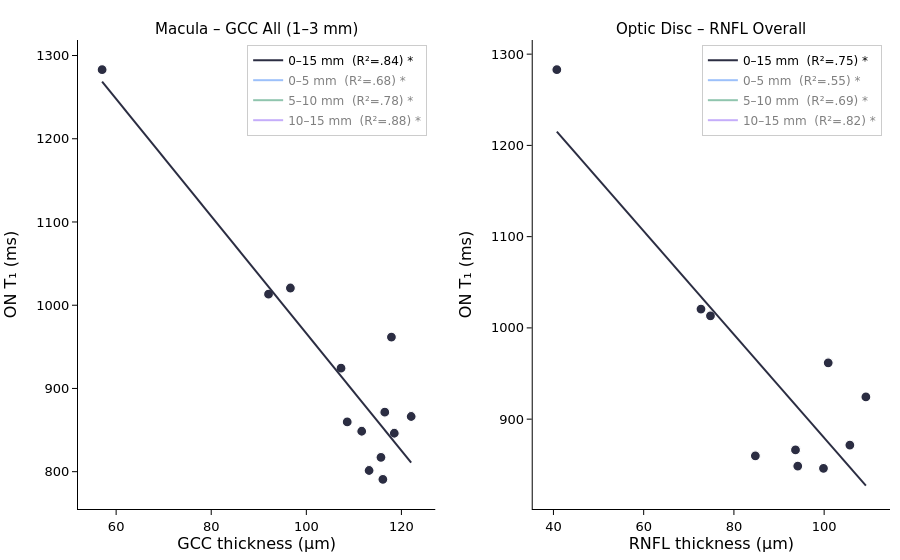

The cell this chart's notebook holds for it:
### Code cell
#| label: fig2cell
import sys, os
sys.path.insert(0, os.path.join(os.getcwd(), "content")
                if os.path.isdir(os.path.join(os.getcwd(), "content")) else os.getcwd())
from opticnerve_core import resolve_view, build_fig2, DEFAULTS

fig = build_fig2(resolve_view(**DEFAULTS))
fig.show()


from IPython.display import HTML, display
display(HTML('''
<div id="opticnerve-fig2"></div>
<script>
(function () {
  function boot() {
    var host = document.getElementById("opticnerve-fig2");
    var gd = host && host.previousElementSibling &&
             host.previousElementSibling.querySelector(".plotly-graph-div");
    if (!gd || !window.OpticNerve) { return setTimeout(boot, 150); }
    gd.id = gd.id || "opticnerve-fig2-gd";
    window.OpticNerve.mount({figId: "fig2", divId: gd.id});
  }
  if (!window.OpticNerve) {
    var s = document.createElement("script");
    s.src = (window.OPTICNERVE_STATIC || "/static") + "/state_sync.js";
    s.onload = boot; document.head.appendChild(s);
  } else { boot(); }
})();
</script>'''))

### Figure 1 — Plotly figure (JSON) as saved in the notebook; plotly's stock layout.template omitted (floating-point values rounded to 4 significant figures)
{"data": [{"customdata": ["sub-0204", "sub-0339", "sub-0457", "sub-0480", "sub-0610", "sub-0713", "sub-0717", "sub-0733", "sub-0760", "sub-0780", "sub-0803", "sub-0805", "sub-0807"], "hoverlabel": {"bgcolor": "#222", "font": {"color": "#fff"}}, "hovertemplate": "<b>%{customdata}</b> · 0–15 mm<br>GCC All (1–3 mm) = %{x:.2f}<br>T₁ = %{y:.0f} ms<extra></extra>", "legend": "legend", "legendgroup": "1-T1_mean_015", "marker": {"color": "#2B2D42", "line": {"color": "white", "width": 1.2}, "size": 10}, "mode": "markers", "showlegend": false, "type": "scatter", "visible": true, "x": [113.2, 107.3, 115.7, 57.05, 117.9, 108.6, 122.1, 96.65, 111.7, 116.5, 92.05, 116.1, 118.5], "xaxis": "x", "y": [801.4, 924.3, 817.3, 1283.0, 961.8, 859.8, 866.3, 1021.0, 848.6, 871.5, 1013.0, 790.8, 846.2], "yaxis": "y"}, {"hoverinfo": "skip", "legend": "legend", "legendgroup": "1-T1_mean_015", "line": {"color": "#2B2D42", "width": 2}, "mode": "lines", "name": "0–15 mm  (R²=.84) *", "type": "scatter", "visible": true, "x": [57.05, 122.1], "xaxis": "x", "y": [1269.0, 811.0], "yaxis": "y"}, {"customdata": ["sub-0204", "sub-0339", "sub-0457", "sub-0480", "sub-0610", "sub-0713", "sub-0717", "sub-0733", "sub-0760", "sub-0780", "sub-0803", "sub-0805", "sub-0807"], "hoverlabel": {"bgcolor": "#222", "font": {"color": "#fff"}}, "hovertemplate": "<b>%{customdata}</b> · 0–5 mm<br>GCC All (1–3 mm) = %{x:.2f}<br>T₁ = %{y:.0f} ms<extra></extra>", "legend": "legend", "legendgroup": "1-T1_mean_05", "marker": {"color": "#3B82F6", "line": {"color": "white", "width": 1.2}, "size": 10}, "mode": "markers", "showlegend": false, "type": "scatter", "visible": "legendonly", "x": [113.2, 107.3, 115.7, 57.05, 117.9, 108.6, 122.1, 96.65, 111.7, 116.5, 92.05, 116.1, 118.5], "xaxis": "x", "y": [856.2, 1025.0, 863.9, 1420.0, 1150.0, 934.7, 957.6, 1009.0, 988.2, 950.1, 1147.0, 895.1, 987.3], "yaxis": "y"}, {"hoverinfo": "skip", "legend": "legend", "legendgroup": "1-T1_mean_05", "line": {"color": "#3B82F6", "width": 2}, "mode": "lines", "name": "0–5 mm  (R²=.68) *", "type": "scatter", "visible": "legendonly", "x": [57.05, 122.1], "xaxis": "x", "y": [1376.0, 906.7], "yaxis": "y"}, {"customdata": ["sub-0204", "sub-0339", "sub-0457", "sub-0480", "sub-0610", "sub-0713", "sub-0717", "sub-0733", "sub-0760", "sub-0780", "sub-0803", "sub-0805", "sub-0807"], "hoverlabel": {"bgcolor": "#222", "font": {"color": "#fff"}}, "hovertemplate": "<b>%{customdata}</b> · 5–10 mm<br>GCC All (1–3 mm) = %{x:.2f}<br>T₁ = %{y:.0f} ms<extra></extra>", "legend": "legend", "legendgroup": "1-T1_mean_510", "marker": {"color": "#228B5E", "line": {"color": "white", "width": 1.2}, "size": 10}, "mode": "markers", "showlegend": false, "type": "scatter", "visible": "legendonly", "x": [113.2, 107.3, 115.7, 57.05, 117.9, 108.6, 122.1, 96.65, 111.7, 116.5, 92.05, 116.1, 118.5], "xaxis": "x", "y": [777.7, 900.1, 818.1, 1233.0, 900.6, 824.9, 835.5, 1071.0, 723.3, 812.0, 946.0, 761.5, 774.1], "yaxis": "y"}, {"hoverinfo": "skip", "legend": "legend", "legendgroup": "1-T1_mean_510", "line": {"color": "#228B5E", "width": 2}, "mode": "lines", "name": "5–10 mm  (R²=.78) *", "type": "scatter", "visible": "legendonly", "x": [57.05, 122.1], "xaxis": "x", "y": [1235.0, 768.4], "yaxis": "y"}, {"customdata": ["sub-0204", "sub-0339", "sub-0457", "sub-0480", "sub-0610", "sub-0713", "sub-0717", "sub-0733", "sub-0760", "sub-0780", "sub-0803", "sub-0805", "sub-0807"], "hoverlabel": {"bgcolor": "#222", "font": {"color": "#fff"}}, "hovertemplate": "<b>%{customdata}</b> · 10–15 mm<br>GCC All (1–3 mm) = %{x:.2f}<br>T₁ = %{y:.0f} ms<extra></extra>", "legend": "legend", "legendgroup": "1-T1_mean_1015", "marker": {"color": "#8B5CF6", "line": {"color": "white", "width": 1.2}, "size": 10}, "mode": "markers", "showlegend": false, "type": "scatter", "visible": "legendonly", "x": [113.2, 107.3, 115.7, 57.05, 117.9, 108.6, 122.1, 96.65, 111.7, 116.5, 92.05, 116.1, 118.5], "xaxis": "x", "y": [770.3, 847.9, 769.9, 1196.0, 834.7, 819.6, 805.8, 982.4, 834.1, 852.5, 947.2, 715.9, 777.1], "yaxis": "y"}, {"hoverinfo": "skip", "legend": "legend", "legendgroup": "1-T1_mean_1015", "line": {"color": "#8B5CF6", "width": 2}, "mode": "lines", "name": "10–15 mm  (R²=.88) *", "type": "scatter", "visible": "legendonly", "x": [57.05, 122.1], "xaxis": "x", "y": [1195.0, 757.9], "yaxis": "y"}, {"customdata": ["sub-0339", "sub-0480", "sub-0610", "sub-0713", "sub-0717", "sub-0733", "sub-0760", "sub-0780", "sub-0803", "sub-0807"], "hoverlabel": {"bgcolor": "#222", "font": {"color": "#fff"}}, "hovertemplate": "<b>%{customdata}</b> · 0–15 mm<br>RNFL Overall = %{x:.2f}<br>T₁ = %{y:.0f} ms<extra></extra>", "legend": "legend2", "legendgroup": "2-T1_mean_015", "marker": {"color": "#2B2D42", "line": {"color": "white", "width": 1.2}, "size": 10}, "mode": "markers", "showlegend": false, "type": "scatter", "visible": true, "x": [109.2, 40.75, 100.9, 84.75, 93.65, 72.7, 94.15, 105.7, 74.8, 99.85], "xaxis": "x2", "y": [924.3, 1283.0, 961.8, 859.8, 866.3, 1021.0, 848.6, 871.5, 1013.0, 846.2], "yaxis": "y2"}, {"hoverinfo": "skip", "legend": "legend2", "legendgroup": "2-T1_mean_015", "line": {"color": "#2B2D42", "width": 2}, "mode": "lines", "name": "0–15 mm  (R²=.75) *", "type": "scatter", "visible": true, "x": [40.75, 109.2], "xaxis": "x2", "y": [1215.0, 827.2], "yaxis": "y2"}, {"customdata": ["sub-0339", "sub-0480", "sub-0610", "sub-0713", "sub-0717", "sub-0733", "sub-0760", "sub-0780", "sub-0803", "sub-0807"], "hoverlabel": {"bgcolor": "#222", "font": {"color": "#fff"}}, "hovertemplate": "<b>%{customdata}</b> · 0–5 mm<br>RNFL Overall = %{x:.2f}<br>T₁ = %{y:.0f} ms<extra></extra>", "legend": "legend2", "legendgroup": "2-T1_mean_05", "marker": {"color": "#3B82F6", "line": {"color": "white", "width": 1.2}, "size": 10}, "mode": "markers", "showlegend": false, "type": "scatter", "visible": "legendonly", "x": [109.2, 40.75, 100.9, 84.75, 93.65, 72.7, 94.15, 105.7, 74.8, 99.85], "xaxis": "x2", "y": [1025.0, 1420.0, 1150.0, 934.7, 957.6, 1009.0, 988.2, 950.1, 1147.0, 987.3], "yaxis": "y2"}, {"hoverinfo": "skip", "legend": "legend2", "legendgroup": "2-T1_mean_05", "line": {"color": "#3B82F6", "width": 2}, "mode": "lines", "name": "0–5 mm  (R²=.55) *", "type": "scatter", "visible": "legendonly", "x": [40.75, 109.2], "xaxis": "x2", "y": [1309.0, 940.7], "yaxis": "y2"}, {"customdata": ["sub-0339", "sub-0480", "sub-0610", "sub-0713", "sub-0717", "sub-0733", "sub-0760", "sub-0780", "sub-0803", "sub-0807"], "hoverlabel": {"bgcolor": "#222", "font": {"color": "#fff"}}, "hovertemplate": "<b>%{customdata}</b> · 5–10 mm<br>RNFL Overall = %{x:.2f}<br>T₁ = %{y:.0f} ms<extra></extra>", "legend": "legend2", "legendgroup": "2-T1_mean_510", "marker": {"color": "#228B5E", "line": {"color": "white", "width": 1.2}, "size": 10}, "mode": "markers", "showlegend": false, "type": "scatter", "visible": "legendonly", "x": [109.2, 40.75, 100.9, 84.75, 93.65, 72.7, 94.15, 105.7, 74.8, 99.85], "xaxis": "x2", "y": [900.1, 1233.0, 900.6, 824.9, 835.5, 1071.0, 723.3, 812.0, 946.0, 774.1], "yaxis": "y2"}, {"hoverinfo": "skip", "legend": "legend2", "legendgroup": "2-T1_mean_510", "line": {"color": "#228B5E", "width": 2}, "mode": "lines", "name": "5–10 mm  (R²=.69) *", "type": "scatter", "visible": "legendonly", "x": [40.75, 109.2], "xaxis": "x2", "y": [1189.0, 769.9], "yaxis": "y2"}, {"customdata": ["sub-0339", "sub-0480", "sub-0610", "sub-0713", "sub-0717", "sub-0733", "sub-0760", "sub-0780", "sub-0803", "sub-0807"], "hoverlabel": {"bgcolor": "#222", "font": {"color": "#fff"}}, "hovertemplate": "<b>%{customdata}</b> · 10–15 mm<br>RNFL Overall = %{x:.2f}<br>T₁ = %{y:.0f} ms<extra></extra>", "legend": "legend2", "legendgroup": "2-T1_mean_1015", "marker": {"color": "#8B5CF6", "line": {"color": "white", "width": 1.2}, "size": 10}, "mode": "markers", "showlegend": false, "type": "scatter", "visible": "legendonly", "x": [109.2, 40.75, 100.9, 84.75, 93.65, 72.7, 94.15, 105.7, 74.8, 99.85], "xaxis": "x2", "y": [847.9, 1196.0, 834.7, 819.6, 805.8, 982.4, 834.1, 852.5, 947.2, 777.1], "yaxis": "y2"}, {"hoverinfo": "skip", "legend": "legend2", "legendgroup": "2-T1_mean_1015", "line": {"color": "#8B5CF6", "width": 2}, "mode": "lines", "name": "10–15 mm  (R²=.82) *", "type": "scatter", "visible": "legendonly", "x": [40.75, 109.2], "xaxis": "x2", "y": [1148.0, 771.0], "yaxis": "y2"}], "layout": {"annotations": [{"font": {"size": 15}, "showarrow": false, "text": "Macula – GCC All (1–3 mm)", "x": 0.22, "xanchor": "center", "xref": "paper", "y": 1.0, "yanchor": "bottom", "yref": "paper"}, {"font": {"size": 15}, "showarrow": false, "text": "Optic Disc – RNFL Overall", "x": 0.78, "xanchor": "center", "xref": "paper", "y": 1.0, "yanchor": "bottom", "yref": "paper"}], "autosize": true, "dragmode": false, "font": {"color": "black", "family": "DejaVu Sans, Arial, sans-serif", "size": 13}, "legend": {"bgcolor": "rgba(255,255,255,0.7)", "bordercolor": "#ccc", "borderwidth": 1, "font": {"size": 12}, "groupclick": "togglegroup", "tracegroupgap": 1, "x": 0.43, "xanchor": "right", "y": 0.99, "yanchor": "top"}, "legend2": {"bgcolor": "rgba(255,255,255,0.7)", "bordercolor": "#ccc", "borderwidth": 1, "font": {"size": 12}, "groupclick": "togglegroup", "tracegroupgap": 1, "x": 0.99, "xanchor": "right", "y": 0.99, "yanchor": "top"}, "margin": {"b": 45, "l": 70, "r": 10, "t": 40}, "paper_bgcolor": "white", "plot_bgcolor": "white", "xaxis": {"anchor": "y", "color": "black", "domain": [0.0, 0.44], "fixedrange": true, "linecolor": "black", "mirror": false, "showgrid": false, "showline": true, "tickcolor": "black", "ticks": "outside", "title": {"standoff": 5, "text": "GCC thickness (µm)"}, "zeroline": false}, "xaxis2": {"anchor": "y2", "color": "black", "domain": [0.56, 1.0], "fixedrange": true, "linecolor": "black", "mirror": false, "showgrid": false, "showline": true, "tickcolor": "black", "ticks": "outside", "title": {"standoff": 5, "text": "RNFL thickness (µm)"}, "zeroline": false}, "yaxis": {"anchor": "x", "color": "black", "domain": [0.0, 1.0], "fixedrange": true, "linecolor": "black", "mirror": false, "showgrid": false, "showline": true, "tickcolor": "black", "ticks": "outside", "title": {"text": "ON T₁ (ms)"}, "zeroline": false}, "yaxis2": {"anchor": "x2", "color": "black", "domain": [0.0, 1.0], "fixedrange": true, "linecolor": "black", "mirror": false, "showgrid": false, "showline": true, "tickcolor": "black", "ticks": "outside", "title": {"text": "ON T₁ (ms)"}, "zeroline": false}}}
